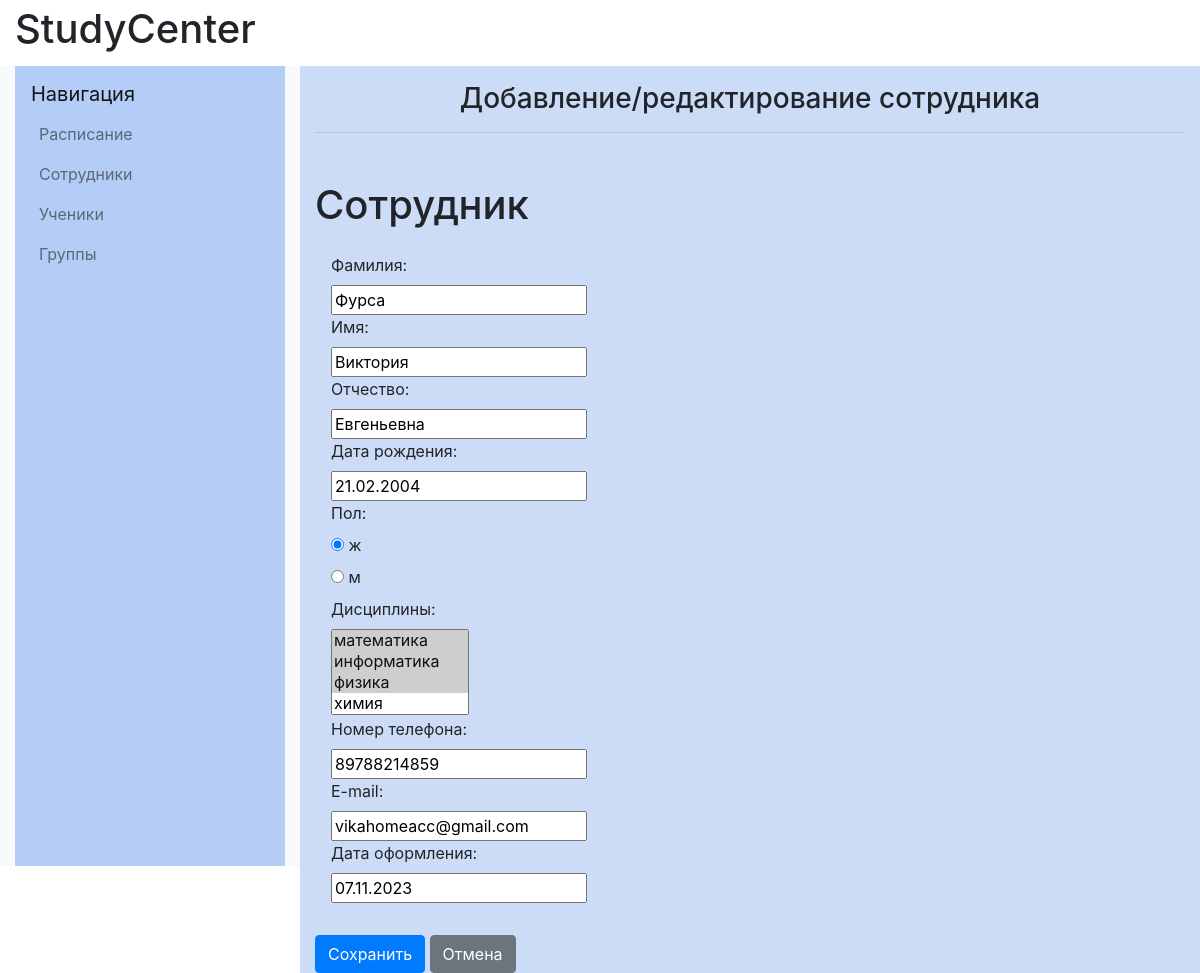
Page /workers/7/edit/ on the committed database.
### catalog/models.py (models this page shows, shortened)
class Worker(models.Model):
    firstname=models.CharField(max_length=20, verbose_name="Имя")
    lastname=models.CharField(max_length=20, verbose_name="Фамилия")
    fathername=models.CharField(max_length=20, verbose_name="Отчество")
    date_of_birth=models.DateField(verbose_name="Дата рождения")
    gender=models.IntegerField(validators=[MinValueValidator(0), MaxValueValidator(1)], verbose_name="Пол")
    subject = models.ManyToManyField(Subject, verbose_name="Дисциплины")
    phone_number=models.CharField(max_length=11,validators=[MinLengthValidator(11)], verbose_name="Номер телефона")
    email=models.EmailField(verbose_name="E-mail")
    objects=models.Manager()
    registration_date=models.DateField()
    DoesNotExist = models.Manager

### catalog/views.py (the view)
# urls.py: path('workers/<int:pk>/edit/', views.worker_edit, name='worker_edit'),
def worker_edit(request, pk):
    worker = get_object_or_404(Worker, pk=pk)
    if request.method == "POST":
        form = WorkerForm(request.POST, instance=worker)
        if form.is_valid():
            worker = form.save(commit=False)
            worker.subject.clear()
            form.save_m2m()
            worker.save()
            return redirect('worker_detail', pk=worker.pk)
    else:
        form = WorkerForm(instance=worker)
    return render(request, 'worker/worker_form.html', {'form1': form})

### catalog/models.py (called while the page is built)
    def __str__(self):
        return self.name

### catalog/templates/worker/worker_form.html (shortened to what this page needs)
{% extends "base_generic.html" %}
{% block content%}
<div class="col-md-8 col-lg-9 content-container" style="background-color: #ccdbf6" xmlns="http://www.w3.org/1999/html">
                <h1 class="h3 text-center mt-3">Добавление/редактирование сотрудника</h1>
                <hr class="mb-5">
                <section >
                    <h1>Сотрудник</h1>
                     <div class="form-group p-2">
                        <form method="POST" class="d-block p-2">{% csrf_token %}
                       {% for field in form1 %}
                                <div>
                                    {{field.label_tag}}
                                     <div>{{field}}</div>
                                </div>
                            {% endfor %}
                    </div>
                        <button type="submit" class="save btn btn-primary">Сохранить</button>
                        <a class="btn btn-secondary" href="{% url 'workers' %}">Отмена</a>
                </section>
            </div>
{% endblock content %}

### catalog/static/css/styles.css (style rules this page uses)
@media (min-width: 768px) { .form-group label { display: block; } }

### rows in the picture
Worker: form1 "Фурса" "Виктория" "Евгеньевна" "21.02.2004" "☑ ж ☐ м" "89788214859" "vikahomeacc@gmail.com" "07.11.2023"

### other values in the picture
{{ field.label_tag }} "Фамилия:" "Имя:" "Отчество:" "Дата рождения:" "Пол:" "Дисциплины:" "Номер телефона:" "E-mail:" "Дата оформления:"
